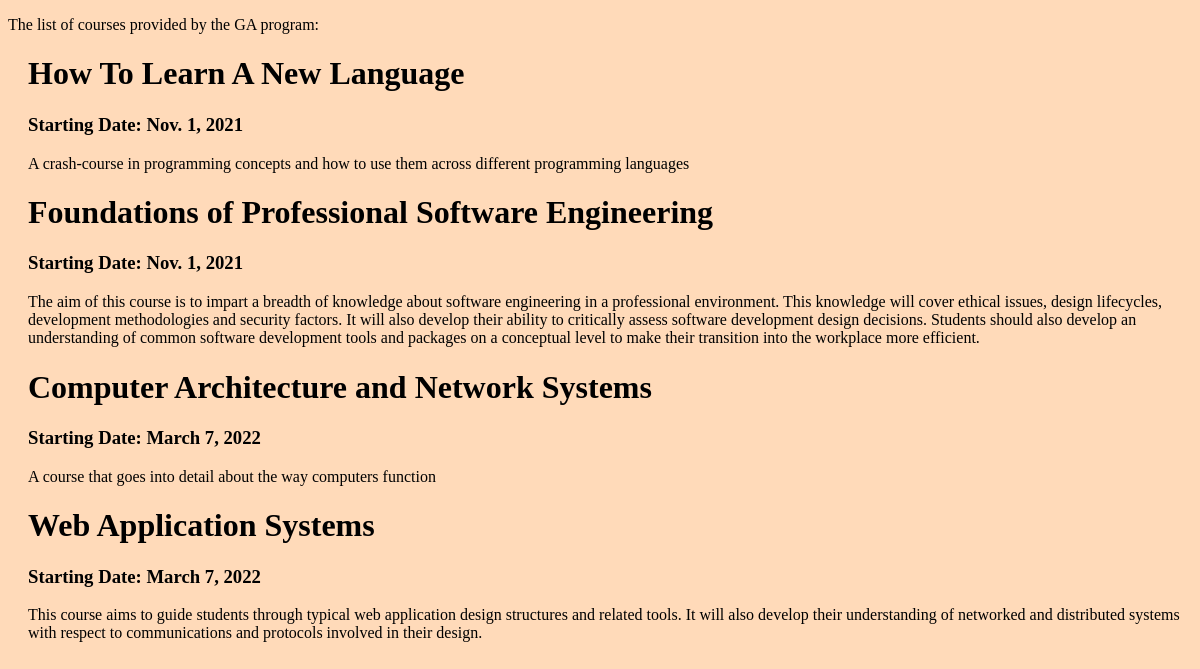
Before: / with the older database file.
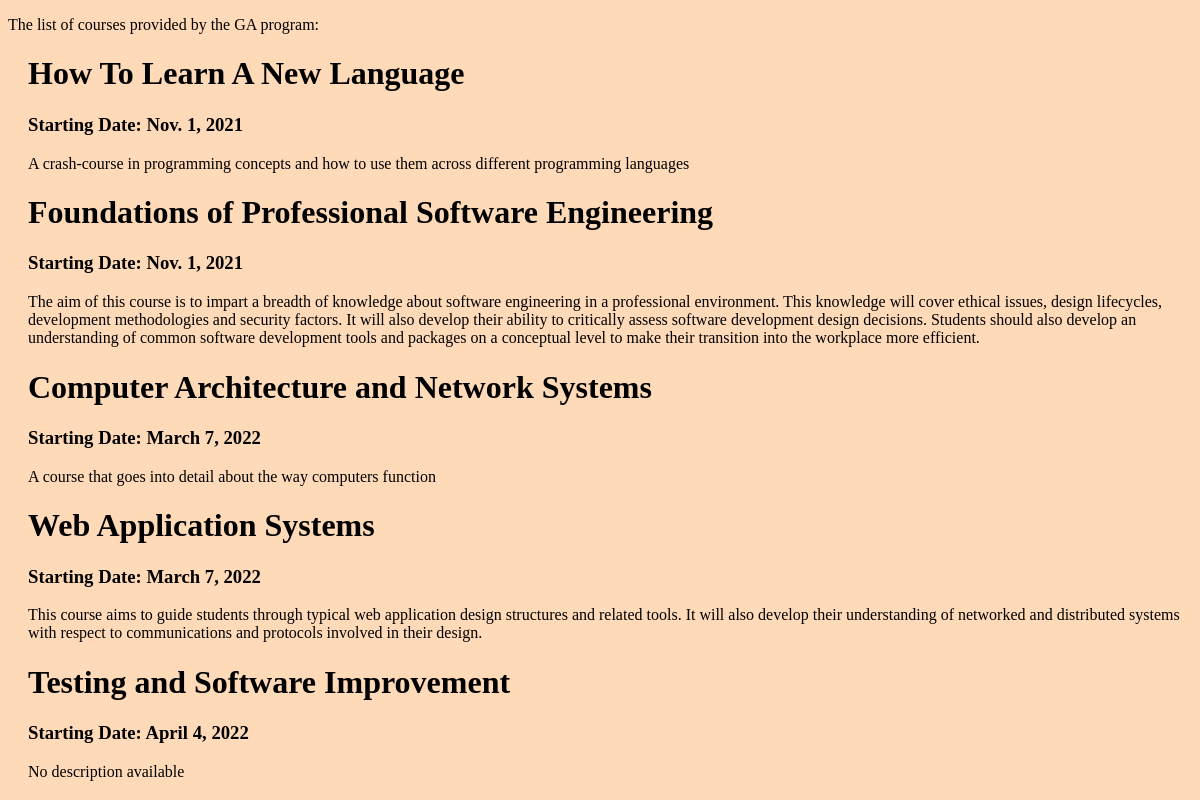
After: the same page with the newer database file.
### practical_test/models.py (models this page shows, shortened)
class GACourse(models.Model):
    courseTitle = models.CharField(max_length=75, unique = True)
    startDate = models.DateField()
    courseDescription = models.CharField(max_length=1000)

### practical_test/views.py (the view)
# urls.py: path('', views.index, name='index')
def index(request):
    courseList= GACourse.objects.order_by("startDate")
    contextDict = {}
    contextDict['courses'] = courseList
    return render(request, 'practical_test/index.html', context = contextDict)

### templates/practical_test/index.html (shortened to what this page needs)
<!DOCTYPE html>
    <html>
    <head>
    </head>
    <body>
        <p>The list of courses provided by the GA program:</p>
        <div>
        {%if courses%}
            {%for course in courses%}
                <h1>{{course.courseTitle}}</h1>
                <h3><strong>Starting Date: {{course.startDate}}</strong></h3>
                <p>{{course.courseDescription}}</p>
            {%endfor%}
        {%else%}
            <p>No courses found</p>
        {%endif%}
        </div>
    </body>
</html>

### templates/practical_test/index.html (style rules this page uses)
body { background-color: peachpuff; }
div { padding-left: 20px; }

Changed rows visible on the page:
added GACourse: courseTitle "Testing and Software Improvement", startDate "April 4, 2022", courseDescription "No description available"
